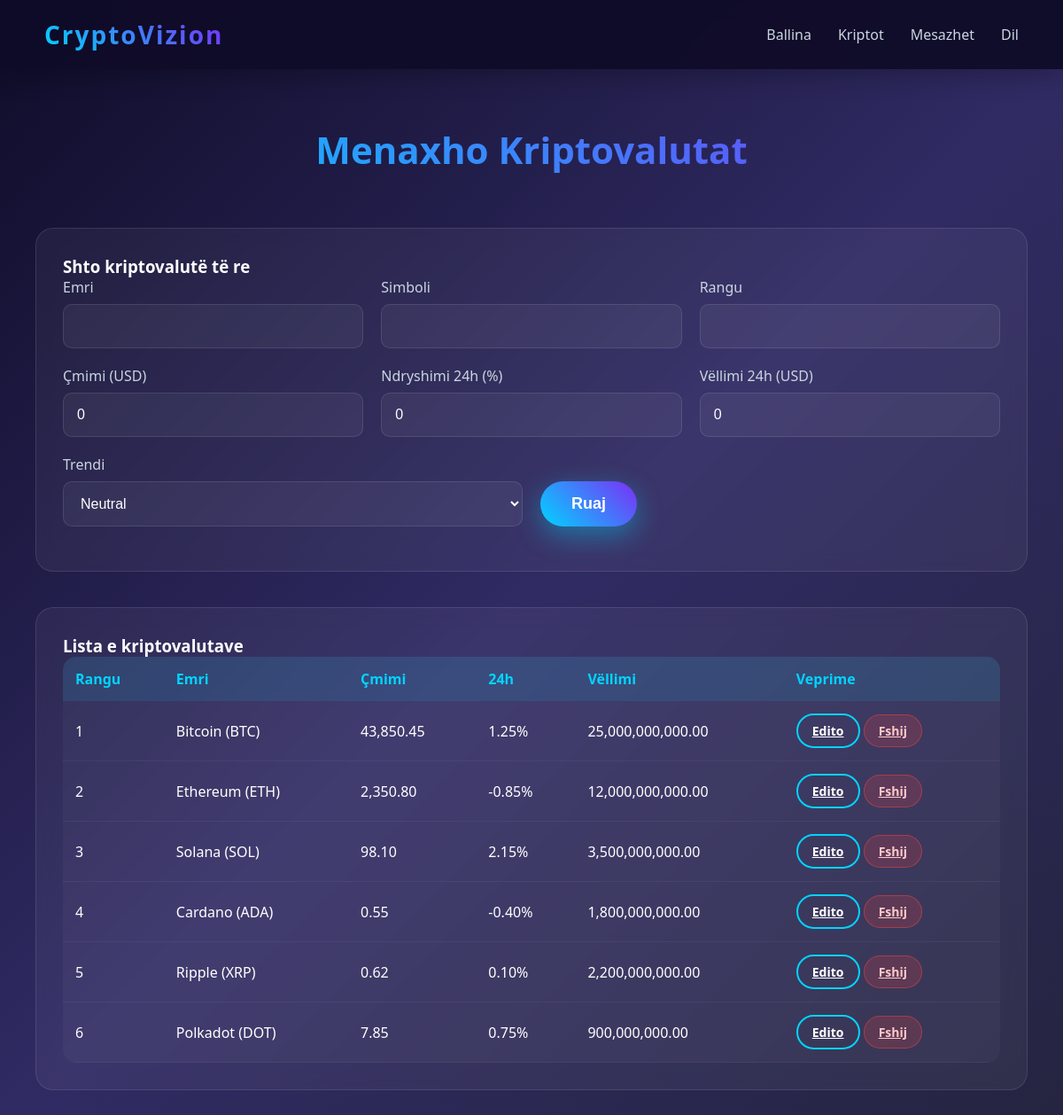
Page /admin/cryptos.php (signed in) on the committed database.
### tables this page shows
CREATE TABLE IF NOT EXISTS cryptos (
    id INT AUTO_INCREMENT PRIMARY KEY,
    name VARCHAR(120) NOT NULL,
    symbol VARCHAR(10) NOT NULL UNIQUE,
    price_usd DECIMAL(14,2) NOT NULL DEFAULT 0,
    change_24h DECIMAL(6,2) NOT NULL DEFAULT 0,
    volume_24h DECIMAL(18,2) NOT NULL DEFAULT 0,
    trend ENUM('up', 'down', 'flat') NOT NULL DEFAULT 'flat',
    market_rank INT NULL,
    created_at TIMESTAMP DEFAULT CURRENT_TIMESTAMP,
    updated_at TIMESTAMP NULL DEFAULT NULL
);

### db.php (called while the page is built, shortened)
<?php
function e(string $value): string
{
    return htmlspecialchars($value, ENT_QUOTES, 'UTF-8');
}

### admin/cryptos.php (the view, shortened to what this page needs)
<?php
require_once __DIR__ . '/../db.php';
$pdo = db();
$editing = null;
$cryptos = $pdo->query('SELECT * FROM cryptos ORDER BY COALESCE(market_rank, 999999), name')->fetchAll();
?>
<!DOCTYPE html>
<html lang="sq">
<head>
    <link rel="stylesheet" href="../style.css">
</head>
<body>
<header>
    <div class="logo">CryptoVizion</div>
    <nav>
        <a href="/index.php">Ballina</a>
        <a href="/admin/cryptos.php">Kriptot</a>
        <a href="/admin/messages.php">Mesazhet</a>
        <a href="/auth/logout.php">Dil</a>
    </nav>
</header>
<main class="admin-page">
    <h2 class="section-title">Menaxho Kriptovalutat</h2>
    <div class="admin-card">
        <h3><?= $editing ? 'Përditëso kriptovalutën' : 'Shto kriptovalutë të re' ?></h3>
        <form method="post" class="admin-form">
            <div class="form-row">
                <div>
                    <label>Emri</label>
                    <input type="text" name="name" required value="<?= e($editing['name'] ?? '') ?>">
                </div>
                <div>
                    <label>Simboli</label>
                    <input type="text" name="symbol" required value="<?= e($editing['symbol'] ?? '') ?>">
                </div>
                <div>
                    <label>Rangu</label>
                    <input type="number" name="market_rank" value="<?= e((string)($editing['market_rank'] ?? '')) ?>">
                </div>
            </div>
            <div class="form-row">
                <div>
                    <label>Çmimi (USD)</label>
                    <input type="number" step="0.01" name="price_usd" required value="<?= e((string)($editing['price_usd'] ?? '0')) ?>">
                </div>
                <div>
                    <label>Ndryshimi 24h (%)</label>
                    <input type="number" step="0.01" name="change_24h" value="<?= e((string)($editing['change_24h'] ?? '0')) ?>">
                </div>
                <div>
                    <label>Vëllimi 24h (USD)</label>
                    <input type="number" step="0.01" name="volume_24h" value="<?= e((string)($editing['volume_24h'] ?? '0')) ?>">
                </div>
            </div>
            <div class="form-row">
                <div>
                    <label>Trendi</label>
                    <select name="trend">
                        <?php
                            $currentTrend = $editing['trend'] ?? 'flat';
                            $trends = ['up' => 'Rritje', 'down' => 'Rënie', 'flat' => 'Neutral'];
                            foreach ($trends as $key => $label):
                        ?>
                            <option value="<?= $key ?>" <?= $currentTrend === $key ? 'selected' : '' ?>><?= $label ?></option>
                        <?php endforeach; ?>
                    </select>
                </div>
                <div class="form-actions">
                    <button class="btn btn-primary" type="submit">Ruaj</button>
                </div>
            </div>
        </form>
    </div>
    <div class="admin-card">
        <h3>Lista e kriptovalutave</h3>
        <table class="admin-table">
            <thead>
                <tr>
                    <th>Rangu</th>
                    <th>Emri</th>
                    <th>Çmimi</th>
                    <th>24h</th>
                    <th>Vëllimi</th>
                    <th>Veprime</th>
                </tr>
            </thead>
            <tbody>
                <?php foreach ($cryptos as $crypto): ?>
                    <tr>
                        <td><?= e((string)($crypto['market_rank'] ?? '-')) ?></td>
                        <td><?= e($crypto['name']) ?> (<?= e($crypto['symbol']) ?>)</td>
                        <td><?= number_format((float)$crypto['price_usd'], 2) ?></td>
                        <td><?= number_format((float)$crypto['change_24h'], 2) ?>%</td>
                        <td><?= number_format((float)$crypto['volume_24h'], 2) ?></td>
                        <td>
                            <a class="btn btn-secondary btn-sm" href="/admin/cryptos.php?edit=<?= (int)$crypto['id'] ?>">Edito</a>
                            <a class="btn btn-danger btn-sm" href="/admin/cryptos.php?delete=<?= (int)$crypto['id'] ?>" onclick="return confirm('Sigurt që dëshironi ta fshini këtë kriptovalutë?');">Fshij</a>
                        </td>
                    </tr>
                <?php endforeach; ?>
            </tbody>
        </table>
    </div>
</main>
</body>
</html>

### style.css (style rules this page uses)
body { font-family: 'Segoe UI', Tahoma, Geneva, Verdana, sans-serif; background: linear-gradient(135deg, #0f0c29, #302b63, #24243e); color: #fff; overflow-x: hidden; }
header { position: fixed; top: 0; width: 100%; background: rgba(15, 12, 41, 0.95); backdrop-filter: blur(10px); padding: 20px 50px; display: flex; justify-content: space-between; align-items: center; z-index: 1000; box-shadow: 0 4px 30px rgba(0, 0, 0, 0.3); }
.logo { font-size: 28px; font-weight: bold; background: linear-gradient(45deg, #00d4ff, #7b2ff7); -webkit-background-clip: text; -webkit-text-fill-color: transparent; letter-spacing: 2px; }
nav { display: flex; gap: 30px; }
nav a { color: #cbd5e0; text-decoration: none; font-size: 16px; transition: color 0.3s; position: relative; }
nav a::after { content: ''; position: absolute; bottom: -5px; left: 0; width: 0; height: 2px; background: #00d4ff; transition: width 0.3s; }
.btn { padding: 15px 35px; font-size: 18px; border: none; border-radius: 50px; cursor: pointer; transition: all 0.3s; font-weight: 600; display: inline-block; text-align: center; }
.btn-primary { background: linear-gradient(45deg, #00d4ff, #7b2ff7); color: #fff; box-shadow: 0 10px 30px rgba(0, 212, 255, 0.4); }
.btn-secondary { background: transparent; color: #fff; border: 2px solid #00d4ff; }
.btn-danger { background: rgba(239, 68, 68, 0.2); color: #fecaca; border: 1px solid rgba(239, 68, 68, 0.5); }
.btn-sm { padding: 8px 16px; font-size: 14px; border-radius: 20px; }
.section-title { text-align: center; font-size: 42px; margin-bottom: 60px; background: linear-gradient(45deg, #00d4ff, #7b2ff7); -webkit-background-clip: text; -webkit-text-fill-color: transparent; }
table { width: 100%; border-collapse: collapse; background: rgba(255, 255, 255, 0.03); border-radius: 15px; overflow: hidden; }
th { background: rgba(0, 212, 255, 0.1); padding: 20px; text-align: left; color: #00d4ff; font-weight: 600; }
td { padding: 20px; border-bottom: 1px solid rgba(255, 255, 255, 0.05); }
label { display: block; margin-bottom: 8px; color: #cbd5e0; font-weight: 500; }
input, textarea, select { width: 100%; padding: 15px; background: rgba(255, 255, 255, 0.05); border: 1px solid rgba(255, 255, 255, 0.1); border-radius: 10px; color: #fff; font-size: 16px; transition: all 0.3s; }
.admin-page { padding: 140px 40px 80px; max-width: 1200px; margin: 0 auto; }
.admin-card { background: rgba(255, 255, 255, 0.05); backdrop-filter: blur(10px); padding: 30px; border-radius: 20px; border: 1px solid rgba(255, 255, 255, 0.1); margin-bottom: 40px; }
.form-row { display: grid; grid-template-columns: repeat(auto-fit, minmax(200px, 1fr)); gap: 20px; margin-bottom: 20px; }
.form-actions { display: flex; gap: 15px; align-items: flex-end; }
.admin-table td, .admin-table th { padding: 14px; }

### rows in the picture
cryptos: market_rank "1", name "Bitcoin", symbol "BTC", price_usd "43,850.45", change_24h "1.25", volume_24h "25,000,000,000.00"
cryptos: market_rank "2", name "Ethereum", symbol "ETH", price_usd "2,350.80", change_24h "-0.85", volume_24h "12,000,000,000.00"
cryptos: market_rank "3", name "Solana", symbol "SOL", price_usd "98.10", change_24h "2.15", volume_24h "3,500,000,000.00"
cryptos: market_rank "4", name "Cardano", symbol "ADA", price_usd "0.55", change_24h "-0.40", volume_24h "1,800,000,000.00"
cryptos: market_rank "5", name "Ripple", symbol "XRP", price_usd "0.62", change_24h "0.10", volume_24h "2,200,000,000.00"
cryptos: market_rank "6", name "Polkadot", symbol "DOT", price_usd "7.85", change_24h "0.75", volume_24h "900,000,000.00"

### other values in the picture
form field trend "Neutral"
